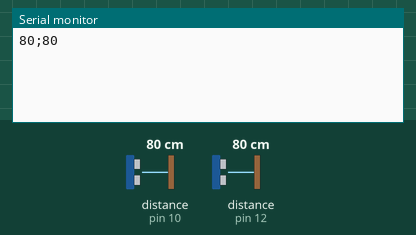
The sketch below on a simulated Arduino Uno, built with avr-gcc and run on an emulated ATmega328P. On the bench: the last lines printed to the serial monitor. The test bench sets the inputs (shaded band); at power-on: distance to the obstacle (sensors on pin 10, pin 12) 80 cm. The echo pulse lasts 58.3 µs per cm.

Above: at 2.2 s.
2.3 s: distance to the obstacle (sensor on pin 10) set to 2 cm
At 4.0 s:
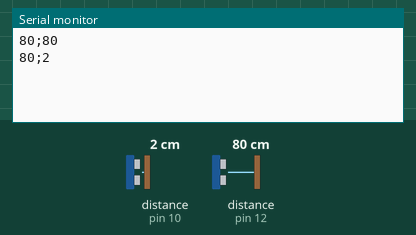
5.2 s: distance to the obstacle (sensor on pin 12) set to 2 cm
At 6.3 s:
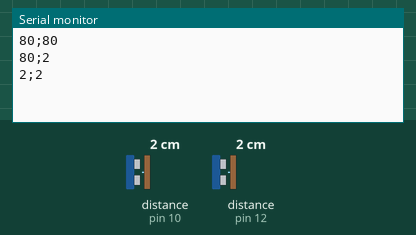
8.1 s: distance to the obstacle (sensor on pin 10) set to 4 cm
At 10.7 s:
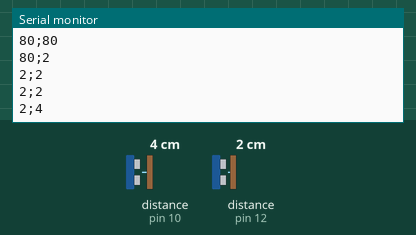
11.0 s: distance to the obstacle (sensor on pin 12) set to 4 cm
At 13.2 s:
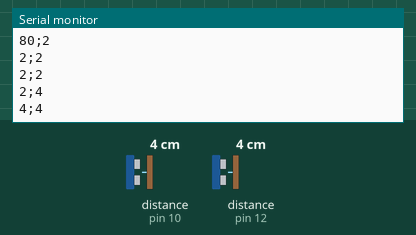
Timing chart, 0 to 14.7 s (numbered marks = the images above; inputs shaded):
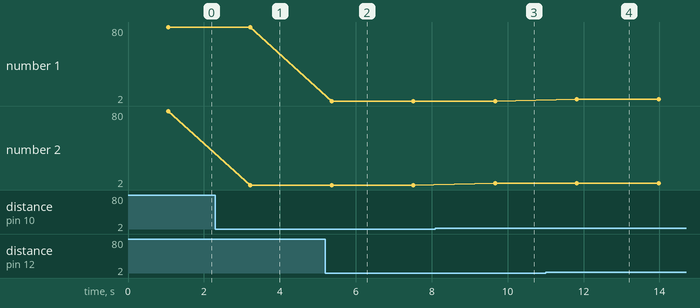

The sketch:

SR04_Example.ino
```cpp
//www.elegoo.com
//2016.12.08
#include "SR04.h"
#define TRIG_PIN 12
#define ECHO_PIN 11

#define TRIG_PIN_2 10
#define ECHO_PIN_2 9
SR04 sr04 = SR04(ECHO_PIN,TRIG_PIN);
SR04 sr04_2 = SR04(ECHO_PIN_2,TRIG_PIN_2);
long a;
long b;

void setup() {
   Serial.begin(9600);
   delay(1000);
}

void loop() {
   a=sr04.Distance();
   b=sr04_2.Distance();

   if (a < 100 || b < 100) {
    Serial.print(a);
     Serial.print(";");
     Serial.print(b);
     Serial.println("\n");
     delay(2000);
   }
  delay(100);
}
```

Measured:
- after the input at 2.3 s, the serial monitor: prints a new line after 0.92 s (image 1)
- after the input at 5.2 s, the serial monitor: prints a new line after 0.17 s (image 2)
- after the input at 8.1 s, the serial monitor: prints a new line after 1.6 s (image 3)
- after the input at 11.0 s, the serial monitor: prints a new line after 0.82 s (image 4)
- plotted number 2: 80 → 2 after the input at 2.3 s, 2 → 4 after the input at 8.1 s
